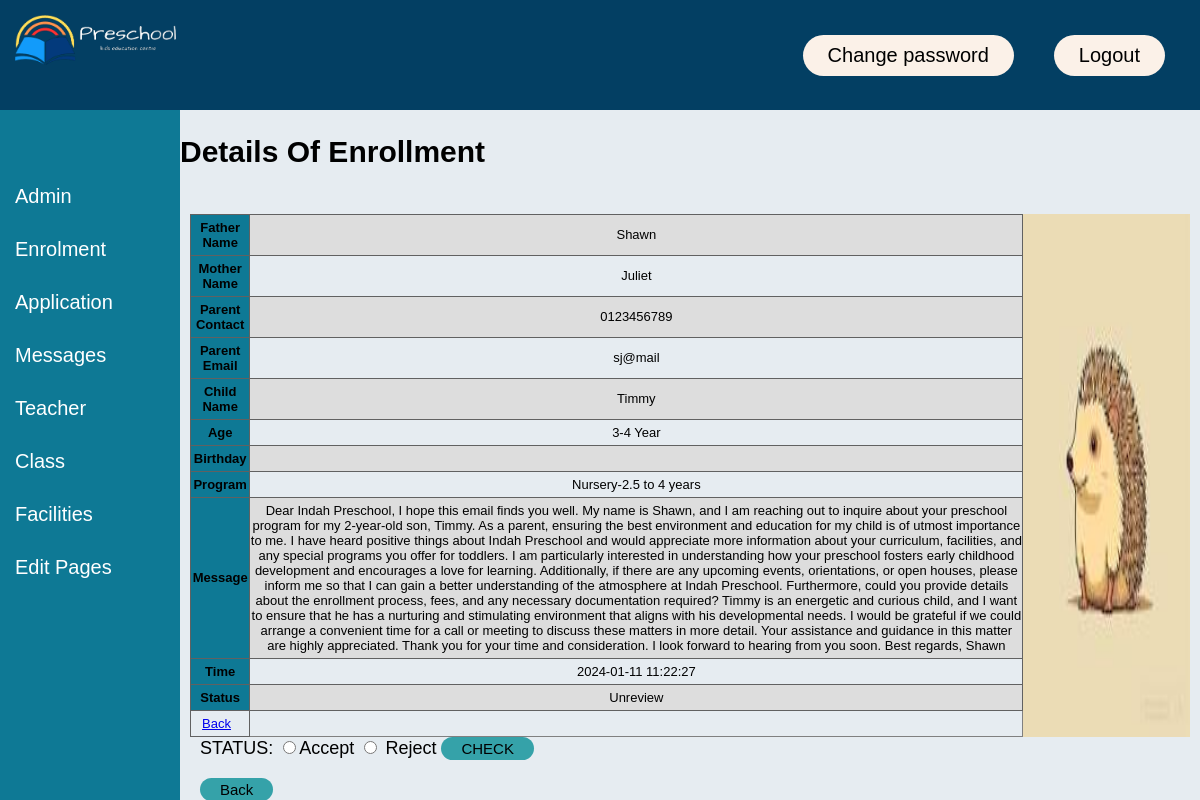
Screenshot of /enrollment/enrollment_detail.php?id=39 (signed in) with the database file from the repository.
### tables this page shows
CREATE TABLE `enrollment` (
  `enrol_id` int(11) NOT NULL,
  `father_name` varchar(120) DEFAULT NULL,
  `mother_name` varchar(120) DEFAULT NULL,
  `parent_contact` varchar(120) DEFAULT NULL,
  `parent_email` varchar(120) DEFAULT NULL,
  `child_name` varchar(120) DEFAULT NULL,
  `age` varchar(120) NOT NULL,
  `program` varchar(120) NOT NULL,
  `message` text NOT NULL,
  `enrol_status` varchar(120) DEFAULT 'Unreview',
  `child_photo` varchar(120) NOT NULL,
  `child_birthday` varchar(120) NOT NULL,
  `enrol_time` timestamp NOT NULL DEFAULT current_timestamp()
);

### enrollment/enrollment_detail.php (the view, shortened to what this page needs)
<?php
include("../config.php");
?>
<!DOCTYPE html>
<html lang="en">
<head>
    <link rel="stylesheet" href="https://cdnjs.cloudflare.com/ajax/libs/font-awesome/5.15.3/css/all.min.css">
    <link rel="stylesheet" href="../css/application_admin_header.css">
	<link rel="stylesheet" href="../css/admin_header.css">
</head>
<body>
<?php include('../admin_header.php');?>
<h2>Details Of Enrollment</h2>
<?php
            if(isset($_GET["id"]) && $_GET["id"] != ""){ ;
                $sql = "SELECT * FROM enrollment WHERE enrol_id=" . $_GET["id"];
                $result = mysqli_query($conn, $sql);
                if (mysqli_num_rows($result) > 0) {
                    $row = mysqli_fetch_assoc($result);
                }
           }
        ?>
   		<div class="content" style="padding:0 10px;">
			<div style="text-align: right; padding:10px;">
			</div>
			<div class="whole">
			<table border="1" width="100%" id="projectable" class="projectable">
				<div class="details_container">
				<?php
					$sql = "SELECT * FROM enrollment WHERE enrol_id=" . $_GET["id"];
					$result = mysqli_query($conn, $sql);
					if(mysqli_num_rows($result) > 0){
						$row = mysqli_fetch_assoc($result);
							echo "<tr>";
							echo "
							<tr>
							<th style='padding:5px 0'>Father Name</th>
							<td style='padding:5px 0'>". $row["father_name"] . "</td>
							</tr>
							<tr>
							<th style='padding:5px 0'>Mother Name</th>
							<td style='padding:5px 0'>". $row["mother_name"] . "</td>
							</tr>
							<tr>
							<th style='padding:5px 0'>Parent Contact</th>
                            <td style='padding:5px 0'> " . $row["parent_contact"]. "</td>
							</tr>
							<tr>
							<th style='padding:5px 0'>Parent Email</th>
							<td style='padding:5px 0'>" . $row["parent_email"] . "</td>
							</tr>
							<tr>
							<th style='padding:5px 0'>Child Name</th>
							<td style='padding:5px 0'>". $row["child_name"] . "</td>
							</tr>
							<tr>
							<th style='padding:5px 0'>Age</th>
                            <td style='padding:5px 0'>" . $row["age"] . "</td>
							</tr>
							<tr>
							<th style='padding:5px 0'>Birthday</th>
							<td style='padding:5px 0'>" . $row["child_birthday"] . "</td>
							</tr>
							<tr>
							<th style='padding:5px 0'>Program</th>
							<td style='padding:5px 0'>" . $row["program"] . "</td>
							</tr>
							<tr>
							<th style='padding:5px 0'>Message</th>
							<td style='padding:5px 0'>" . $row["message"] . "</td>
							</tr>
							<tr>
							<th style='padding:5px 0'>Time</th>
                            <td style='padding:5px 0'>" . $row["enrol_time"] . "</td>
							</tr>
							<tr>
							<th style='padding:5px 0'>Status</th>
                            <td style='padding:5px 0'>" . $row["enrol_status"] . "</td>
							</tr>";
							echo'<tr>';
							echo '<td style="padding:5px 0"> <a href="enrollment_list.php?id=' . $row["enrol_id"] . '">Back</a> &nbsp;';
							echo "</tr>" . "\n\t\t";
						}
					else{
						echo '<tr><td colspan="7">0 results</td></tr>';
					}
				?>
				</div>
			</table>
				<img src="../enrol_pic/<?php echo $row["child_photo"]?>" class="enrol_img">
		</div>
			<div>
    <form style="padding:0 10px;" method="POST" action="enrollment_list_action.php" enctype="multipart/form-data"  onsubmit="return validateForm()" id="myForm">
                <div class="form-container">
				<th style='padding:5px 0'>STATUS:</th>
				<td style='padding:5px 0'>
							<input type="radio" name="status" value="accept" >Accept
							<input type="radio" name="status" value="reject"> Reject
						</td>
					<button type=submit name=submit>CHECK</button>
					<button type="button" class="btn" onclick="goBack()">Back</button>
				</form>
        </div>
				</div>
</body>
</html>

### css/application_admin_header.css (style rules this page uses)
html { height: 100%; }
body { font-family: "Montserrat", sans-serif; font-weight: 500; font-size: 20px; text-decoration: none; box-sizing: border-box; height: 100%; margin: 0; padding: 0; background-color: #e6ecf1; }
.content { margin-left: 15%; }
h2 { margin-left: 15%; }
#projectable { font-size: small; border-collapse: collapse; padding-left: 30px; }
#projectable td, #projectable th { border: 1px solid #616161; padding: 8px; }
#projectable tr:nth-child(even) { background-color: #ddd; }
#projectable th { padding-top: 12px; padding-bottom: 12px; text-align: center; background-color: #0e7995; color: black; }
#projectable td { padding-top: 12px; padding-bottom: 12px; text-align: center; color: black; }
.form-container { color: #000000; width: 100%; font-size: large; }
button { padding: 3px 20px; text-align: center; background-color: #35a2a9; border: none; border-radius: 50px; text-decoration: none; font-size: 15px; }
.whole { display: flex; }
img { width: 100%; }
.enrol_img { width: 20%; }

### css/admin_header.css (style rules this page uses)
html { height: 100%; }
body { font-family: "Montserrat", sans-serif; font-weight: 500; font-size: 20px; text-decoration: none; box-sizing: border-box; height: 100%; margin: 0; padding: 0; background-color: #e6ecf1; }

### rows the page displays
enrollment: father_name "Shawn", mother_name "Juliet", parent_contact "0123456789", parent_email "sj@mail", child_name "Timmy", age "3-4 Year", program "Nursery-2.5 to 4 years", message "Dear Indah Preschool, I hope this email finds you well. My name is Shawn, and I am reaching out to inquire about your preschool program for my 2-year-old son, Timmy. As a parent, ensuring the best environment and education for my child is of utmost importance to me. I have heard positive things about Indah Preschool and would appreciate more information about your curriculum, facilities, and any special programs you offer for toddlers. I am particularly interested in understanding how your preschool fosters early childhood development and encourages a love for learning. Additionally, if there are any upcoming events, orientations, or open houses, please inform me so that I can gain a better…", enrol_time "2024-01-11 11:22:27", enrol_status "Unreview", child_photo (picture)
